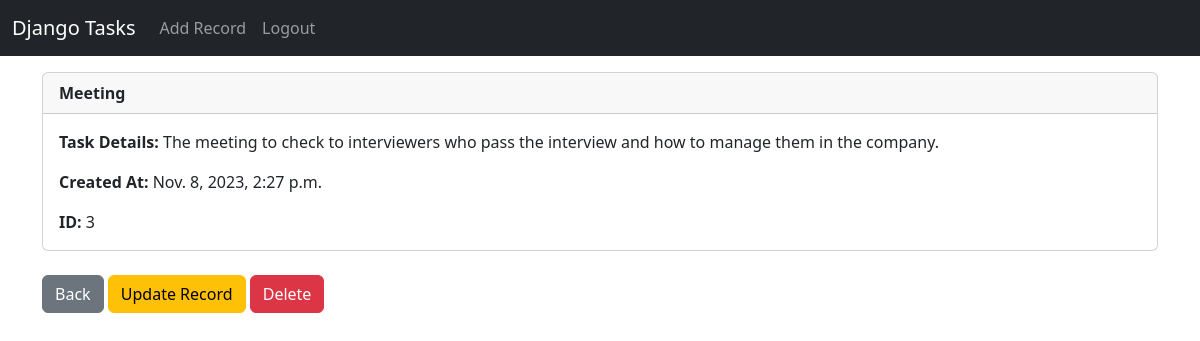
Screenshot of /record/3 (signed in) with the database file from the repository.
### todo/models.py (models this page shows, shortened)
class Record(models.Model):
    created_at = models.DateTimeField(auto_now_add=True)
    task_title = models.CharField(max_length=100)
    task_details = models.TextField()

### todo/views.py (the view)
# urls.py: path('record/<int:pk>', views.customer_record, name='record'),
def customer_record(request, pk):
    if request.user.is_authenticated:
        customer_record = Record.objects.get(id=pk)
        return render(request, 'record.html', locals())
    else:
        messages.success(request, "You Must Be Logged In To View That Page...")
        return redirect('home')

### todo/templates/record.html
{% extends "base.html" %}
{% block content %}
<div class="card">
    <div class="card-header">
        <strong>{{customer_record.task_title}}</strong>
    </div>
    <div class="card-body">
        <p class="card-text"><strong>Task Details: </strong>{{customer_record.task_details}}</p>
        <p class="card-text"><strong>Created At: </strong>{{customer_record.created_at}}</p>
        <p class="card-text"><strong>ID: </strong>{{customer_record.id}}</p>
    </div>
</div>
<br/>
<a href="{% url "home" %}" class="btn btn-secondary">Back</a>
<a href="{% url "update_record" customer_record.id %}" class="btn btn-warning">Update Record</a>
<a href="{% url "delete_record" customer_record.id %}" class="btn btn-danger">Delete</a>
{% endblock %}

### rows the page displays
Record: task_title "Meeting", task_details "The meeting to check to interviewers who pass the interview and how to manage them in the company.", created_at "Nov. 8, 2023, 2:27 p.m.", id "3"
